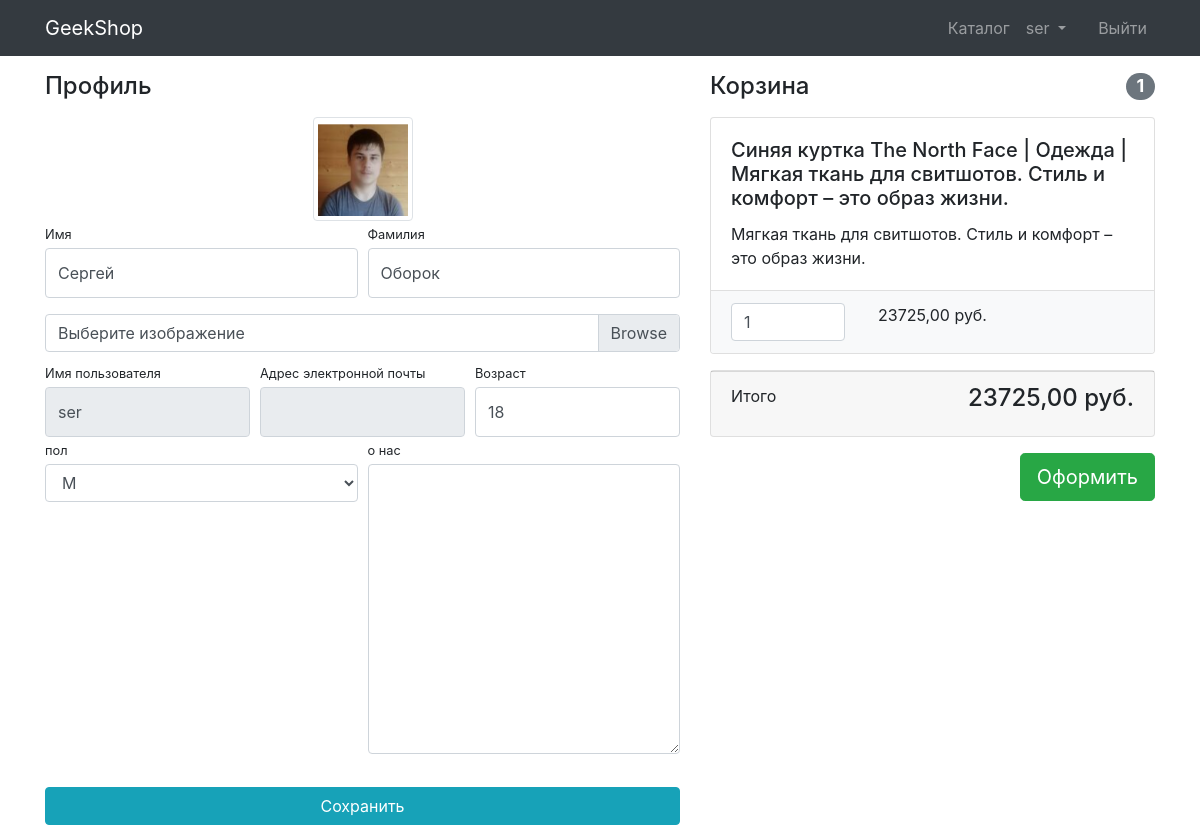
Page /authapp/profile/ (signed in) on the earlier database version.
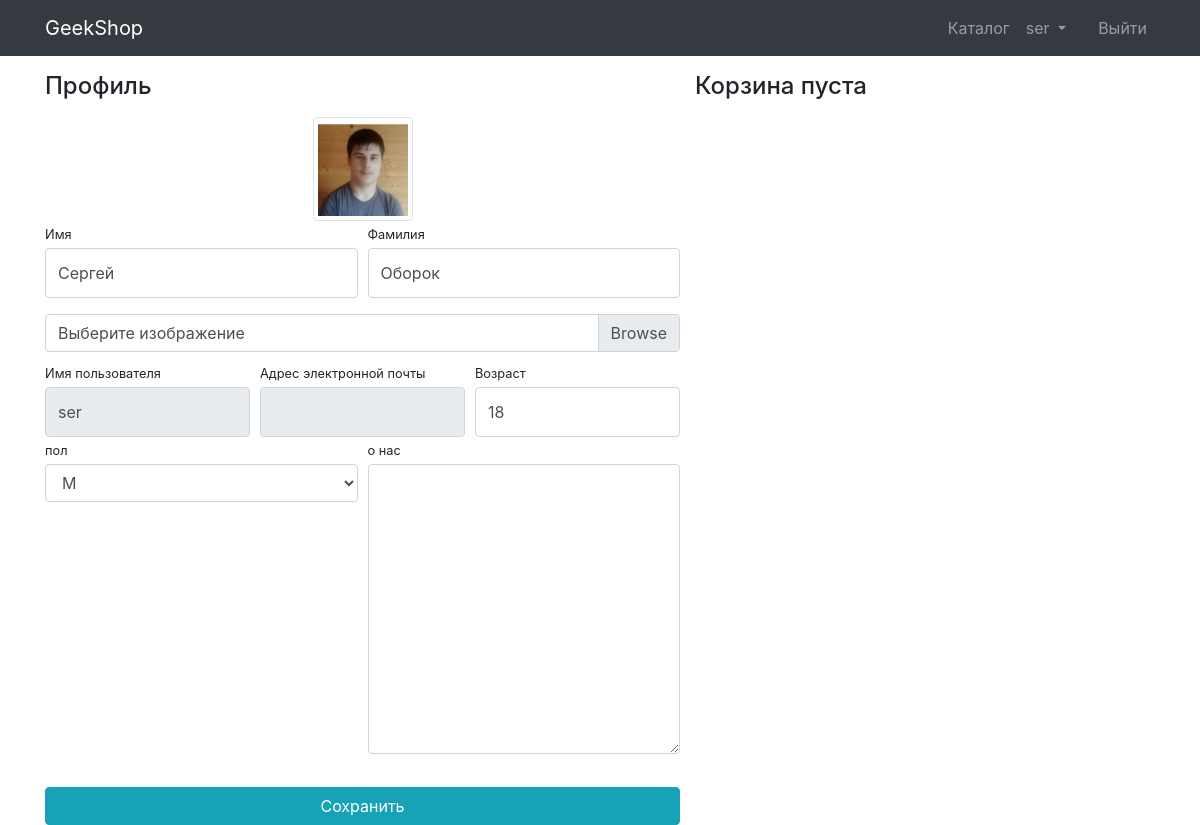
Same page on the later database version.
### basket/models.py (models this page shows, shortened)
class Basket(models.Model):
    objects = BasketQuerySet.as_manager()
    user = models.ForeignKey(User, on_delete=models.CASCADE)
    product = models.ForeignKey(Product, on_delete=models.CASCADE)
    quantity = models.PositiveIntegerField(default=0)
    create_timestamp = models.DateTimeField(auto_now_add=True)
    update_timestamp = models.DateTimeField(auto_now=True)
    def sum(self):
        return self.quantity * self.product.price
    def total_sum(self):
        baskets = Basket.objects.filter(user=self.user)
        return sum(basket.sum() for basket in baskets)
    def total_quantity(self):
        baskets = Basket.objects.filter(user=self.user)
        return sum(basket.quantity for basket in baskets)

### authapp/models.py (models this page shows, shortened)
class User(AbstractUser):
    image = models.ImageField(upload_to="users_image", blank=True)
    age = models.PositiveIntegerField(default=18)
    activation_key = models.CharField(max_length=128, blank=True)
    activation_key_expires = models.DateTimeField(auto_now=True, blank=True, null=True)

### mainapp/models.py (models this page shows)
class Product(models.Model):
    name = models.CharField(max_length=200)
    image = models.ImageField(upload_to="product_images", blank=True)
    description = models.TextField(blank=True, null=True)
    price = models.DecimalField(max_digits=8, decimal_places=2)
    quantity = models.PositiveIntegerField(default=0)
    category = models.ForeignKey(ProductCategories, on_delete=models.CASCADE)
    def __str__(self):
        return f"{self.name} | {self.category} | {self.description}"

class ProductCategories(models.Model):
    name = models.CharField(max_length=200, unique=True)
    description = models.TextField(blank=True, null=True)
    def __str__(self):
        return self.name

### authapp/views.py (the view, shortened to what this page needs)
# urls.py: path("profile/", ProfileFormView.as_view(), name="profile"),
class ProfileFormView(UpdateView, BaseClassContextMixin, UserDispatchMixin):
    template_name = "authapp/profile.html"
    form_class = UserProfileForm
    success_url = reverse_lazy("authapp:profile")
    title = "Geekshop |  Профайл"
    def get_context_data(self, **kwargs):
        context = super(ProfileFormView, self).get_context_data()
        context["profile"] = UserProfileEditForm(instance=self.request.user.userprofile)
        return context
    def get_object(self, queryset=None):
        return User.objects.get(id=self.request.user.pk)

### authapp/forms.py
class UserProfileForm(UserChangeForm):
    image = forms.ImageField(widget=forms.FileInput(), required=False)
    age = forms.IntegerField(widget=forms.NumberInput(), required=False)
    class Meta:
        model = User
        fields = ("username", "last_name", "first_name", "email", "image", "age")
    def __init__(self, *args, **kwargs):
        super(UserProfileForm, self).__init__(*args, **kwargs)
        self.fields["username"].widget.attrs["readonly"] = True
        self.fields["email"].widget.attrs["readonly"] = True
        for field_name, field in self.fields.items():
            field.widget.attrs["class"] = "form-control py-4"
        self.fields["image"].widget.attrs["class"] = "custom-file-input"

class UserProfileEditForm(UserChangeForm):
    class Meta:
        model = UserProfile
        exclude = ("user",)
    def __init__(self, *args, **kwargs):
        super(UserProfileEditForm, self).__init__(*args, **kwargs)
        for field_name, field in self.fields.items():
            if field_name != "gender":
                field.widget.attrs["class"] = "form-control py-4"
            else:
                field.widget.attrs["class"] = "form-control"

### authapp/templates/authapp/profile.html (shortened to what this page needs)
{% extends "mainapp/base.html" %}
{% load static %}
{% block css %}
  <link href="{% static "css/profile.css" %}" rel="stylesheet">
{% endblock %}
{% block content %}
<div class="container">
    <div class="row">
        <div class="col-lg-7">
            <h4 class="mt-3 mb-3">Профиль</h4>
            <div class="col-lg-12 text-center">
                <img width="100" height="100"
                     src="{% if user.image %} {{ user.image.url }} {% else %} {% static 'vendor/img/users/default_avatar.jpg' %} {% endif %}"
                     class="img-thumbnail">
            </div>
            <form action="{% url 'authapp:profile' %}" method="post" enctype="multipart/form-data">
                <div class="form-row">
                    <div class="col-lg-6">
                        <div class="form-group">
                            <label class="small mb-1" for="{{ form.first_name.id_for_label }}">Имя</label>
                            {{ form.first_name }}
                        </div>
                    </div>
                    <div class="col-lg-6">
                        <div class="form-group">
                            <label class="small mb-1" for="{{ form.last_name.id_for_label }}">Фамилия</label>
                            {{ form.last_name }}
                        </div>
                    </div>
                </div>
                <div class="form-row mb-2">
                    <div class="col-lg-12">
                        <div class="custom-file">
                            <label class="custom-file-label" for="{{ form.image.id_for_label }}">Выберите изображение</label>
                        </div>
                    </div>
                </div>
                <div class="form-row">
                    <div class="col-lg-4">
                        <label class="small mb-1" for="{{ form.username.id_for_label }}">Имя пользователя</label>
                        {{ form.username }}
                    </div>
                    <div class="col-lg-4">
                        <label class="small mb-1" for="{{ form.email.id_for_label }}">Адрес электронной
                            почты</label>
                        {{ form.email }}
                    </div>
                    <div class="col-lg-4">
                        <label class="small mb-1" for="{{ form.age.id_for_label }}">Возраст</label>
                        {{ form.age }}
                    </div>
                </div>
                <div class="form-row">
                    <div class="col-lg-6">
                        <label class="small mb-1" for="{{ profile.gender.id_for_label }}">пол</label>
                        {{ profile.gender }}
                    </div>
                    <div class="col-lg-6">
                        <label class="small mb-1" for="{{ profile.about.id_for_label }}">о нас</label>
                        {{ profile.about }}
                    </div>
                </div>
                <div class="form-row">
                    <div class="col-lg-12" style="margin-top: 33px;">
                        <input class="btn btn-info btn-block" type="submit" value="Сохранить">
                    </div>
                </div>
            </form>
        </div>
        {% include "basket/basket.html" %}
    </div>
</div>
{% endblock %}

### basket/templates/basket/basket.html (shortened to what this page needs)
<div class="basket_list" style="display:contents">
  {% if baskets %}
  <div class="col-lg-5">
    <h4 class="mt-3 mb-3 d-flex justify-content-between align-items-center mb-3">
      Корзина <span class="badge badge-secondary badge-pill">{{ baskets.0.total_quantity }}</span>
    </h4>
    {% for basket in baskets %}
    <div class="card mb-3">
      <div class="card-body">
        <h5 class="card-title">{{ basket.product }}</h5>
        <p class="card-text">{{ basket.product.description }}</p>
      </div>
      <ul class="list-group list-group-flush">
        <li class="list-group-item bg-light">
          <div class="row text-center">
            <div class="col-lg-4">
              <input name="{{ basket.id }}" type="number" class="form-control" value="{{ basket.quantity }}" min="0">
            </div>
            <div class="col-lg-4">{{ basket.sum }} руб.</div>
            <div class="col-lg-4">
            </div>
          </div>
        </li>
      </ul>
    </div>
    {% endfor %}
    <div class="card mb-3">
      <div class="card-footer">
        <p class="float-left">Итого</p>
        <h4 class="float-right">{{ baskets.0.total_sum }} руб.</h4>
      </div>
    </div>
    <button type="button" class="btn btn-success btn-lg float-right">Оформить</button>
  </div>
  {% else %}
  <h4 class="mt-3 mb-3 text-center">Корзина пуста</h4>
  {% endif %}
</div>

Differences in the rows shown:
removed Basket: user+quantity "1", product "Синяя куртка The North Face | Одежда | Мягкая ткань для свитшотов. Стиль и комфорт – это образ жизни.", product.description "Мягкая ткань для свитшотов. Стиль и комфорт – это образ жизни.", quantity "1", sum "23725,00", user+quantity+product "23725,00"
Other differences:
text no longer shown: "Корзина Итого руб. Оформить"
text now shown: "Корзина пуста"
